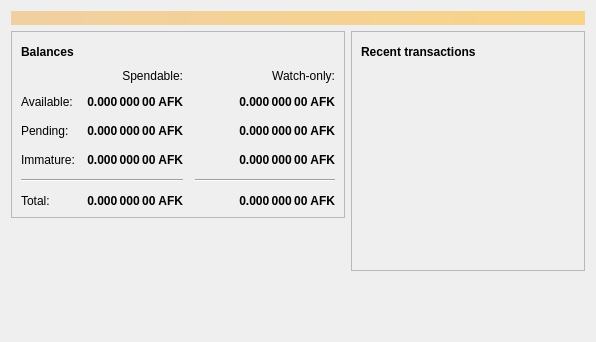
<?xml version="1.0" encoding="UTF-8"?>
<ui version="4.0">
 <class>OverviewPage</class>
 <widget class="QWidget" name="OverviewPage">
  <property name="geometry">
   <rect>
    <x>0</x>
    <y>0</y>
    <width>596</width>
    <height>342</height>
   </rect>
  </property>
  <property name="windowTitle">
   <string>Form</string>
  </property>
  <layout class="QVBoxLayout" name="topLayout">
   <item>
    <widget class="QLabel" name="labelAlerts">
     <property name="visible">
      <bool>false</bool>
     </property>
     <property name="styleSheet">
      <string notr="true">QLabel { background-color: qlineargradient(x1: 0, y1: 0, x2: 1, y2: 0, stop:0 #F0D0A0, stop:1 #F8D488); color:#000000; }</string>
     </property>
     <property name="wordWrap">
      <bool>true</bool>
     </property>
     <property name="margin">
      <number>3</number>
     </property>
     <property name="textInteractionFlags">
      <set>Qt::TextSelectableByMouse</set>
     </property>
    </widget>
   </item>
   <item>
    <layout class="QHBoxLayout" name="horizontalLayout" stretch="1,1">
     <item>
      <layout class="QVBoxLayout" name="verticalLayout_2">
       <item>
        <widget class="QFrame" name="frame">
         <property name="frameShape">
          <enum>QFrame::StyledPanel</enum>
         </property>
         <property name="frameShadow">
          <enum>QFrame::Raised</enum>
         </property>
         <layout class="QVBoxLayout" name="verticalLayout_4">
          <item>
           <layout class="QHBoxLayout" name="horizontalLayout_4">
            <item>
             <widget class="QLabel" name="label_5">
              <property name="font">
               <font>
                <weight>75</weight>
                <bold>true</bold>
               </font>
              </property>
              <property name="text">
               <string>Balances</string>
              </property>
             </widget>
            </item>
            <item>
             <widget class="QPushButton" name="labelWalletStatus">
              <property name="enabled">
               <bool>true</bool>
              </property>
              <property name="maximumSize">
               <size>
                <width>30</width>
                <height>16777215</height>
               </size>
              </property>
              <property name="toolTip">
               <string>The displayed information may be out of date. Your wallet automatically synchronizes with the Litecoin network after a connection is established, but this process has not completed yet.</string>
              </property>
              <property name="text">
               <string/>
              </property>
              <property name="icon">
               <iconset resource="../bitcoin.qrc">
                <normaloff>:/icons/warning</normaloff>
                <disabledoff>:/icons/warning</disabledoff>:/icons/warning</iconset>
              </property>
              <property name="iconSize">
               <size>
                <width>24</width>
                <height>24</height>
               </size>
              </property>
              <property name="flat">
               <bool>true</bool>
              </property>
             </widget>
            </item>
            <item>
             <spacer name="horizontalSpacer_3">
              <property name="orientation">
               <enum>Qt::Horizontal</enum>
              </property>
              <property name="sizeHint" stdset="0">
               <size>
                <width>40</width>
                <height>20</height>
               </size>
              </property>
             </spacer>
            </item>
           </layout>
          </item>
          <item>
           <layout class="QGridLayout" name="gridLayout">
            <property name="spacing">
             <number>12</number>
            </property>
            <item row="2" column="2">
             <widget class="QLabel" name="labelWatchPending">
              <property name="font">
               <font>
                <weight>75</weight>
                <bold>true</bold>
               </font>
              </property>
              <property name="cursor">
               <cursorShape>IBeamCursor</cursorShape>
              </property>
              <property name="toolTip">
               <string>Unconfirmed transactions to watch-only addresses</string>
              </property>
              <property name="text">
               <string notr="true">0.000 000 00 AFK</string>
              </property>
              <property name="alignment">
               <set>Qt::AlignRight|Qt::AlignTrailing|Qt::AlignVCenter</set>
              </property>
              <property name="textInteractionFlags">
               <set>Qt::LinksAccessibleByMouse|Qt::TextSelectableByKeyboard|Qt::TextSelectableByMouse</set>
              </property>
             </widget>
            </item>
            <item row="2" column="1">
             <widget class="QLabel" name="labelUnconfirmed">
              <property name="font">
               <font>
                <weight>75</weight>
                <bold>true</bold>
               </font>
              </property>
              <property name="cursor">
               <cursorShape>IBeamCursor</cursorShape>
              </property>
              <property name="toolTip">
               <string>Total of transactions that have yet to be confirmed, and do not yet count toward the spendable balance</string>
              </property>
              <property name="text">
               <string notr="true">0.000 000 00 AFK</string>
              </property>
              <property name="alignment">
               <set>Qt::AlignRight|Qt::AlignTrailing|Qt::AlignVCenter</set>
              </property>
              <property name="textInteractionFlags">
               <set>Qt::LinksAccessibleByMouse|Qt::TextSelectableByKeyboard|Qt::TextSelectableByMouse</set>
              </property>
             </widget>
            </item>
            <item row="3" column="2">
             <widget class="QLabel" name="labelWatchImmature">
              <property name="font">
               <font>
                <weight>75</weight>
                <bold>true</bold>
               </font>
              </property>
              <property name="cursor">
               <cursorShape>IBeamCursor</cursorShape>
              </property>
              <property name="toolTip">
               <string>Mined balance in watch-only addresses that has not yet matured</string>
              </property>
              <property name="text">
               <string notr="true">0.000 000 00 AFK</string>
              </property>
              <property name="alignment">
               <set>Qt::AlignRight|Qt::AlignTrailing|Qt::AlignVCenter</set>
              </property>
              <property name="textInteractionFlags">
               <set>Qt::LinksAccessibleByMouse|Qt::TextSelectableByKeyboard|Qt::TextSelectableByMouse</set>
              </property>
             </widget>
            </item>
            <item row="4" column="0" colspan="2">
             <widget class="Line" name="line">
              <property name="orientation">
               <enum>Qt::Horizontal</enum>
              </property>
             </widget>
            </item>
            <item row="4" column="2">
             <widget class="Line" name="lineWatchBalance">
              <property name="sizePolicy">
               <sizepolicy hsizetype="Preferred" vsizetype="Fixed">
                <horstretch>0</horstretch>
                <verstretch>0</verstretch>
               </sizepolicy>
              </property>
              <property name="minimumSize">
               <size>
                <width>140</width>
                <height>0</height>
               </size>
              </property>
              <property name="orientation">
               <enum>Qt::Horizontal</enum>
              </property>
             </widget>
            </item>
            <item row="5" column="0">
             <widget class="QLabel" name="labelTotalText">
              <property name="text">
               <string>Total:</string>
              </property>
             </widget>
            </item>
            <item row="3" column="1">
             <widget class="QLabel" name="labelImmature">
              <property name="font">
               <font>
                <weight>75</weight>
                <bold>true</bold>
               </font>
              </property>
              <property name="cursor">
               <cursorShape>IBeamCursor</cursorShape>
              </property>
              <property name="toolTip">
               <string>Mined balance that has not yet matured</string>
              </property>
              <property name="text">
               <string notr="true">0.000 000 00 AFK</string>
              </property>
              <property name="alignment">
               <set>Qt::AlignRight|Qt::AlignTrailing|Qt::AlignVCenter</set>
              </property>
              <property name="textInteractionFlags">
               <set>Qt::LinksAccessibleByMouse|Qt::TextSelectableByKeyboard|Qt::TextSelectableByMouse</set>
              </property>
             </widget>
            </item>
            <item row="2" column="3">
             <spacer name="horizontalSpacer_2">
              <property name="orientation">
               <enum>Qt::Horizontal</enum>
              </property>
              <property name="sizeHint" stdset="0">
               <size>
                <width>40</width>
                <height>20</height>
               </size>
              </property>
             </spacer>
            </item>
            <item row="3" column="0">
             <widget class="QLabel" name="labelImmatureText">
              <property name="text">
               <string>Immature:</string>
              </property>
             </widget>
            </item>
            <item row="5" column="1">
             <widget class="QLabel" name="labelTotal">
              <property name="font">
               <font>
                <weight>75</weight>
                <bold>true</bold>
               </font>
              </property>
              <property name="cursor">
               <cursorShape>IBeamCursor</cursorShape>
              </property>
              <property name="toolTip">
               <string>Your current total balance</string>
              </property>
              <property name="text">
               <string notr="true">0.000 000 00 AFK</string>
              </property>
              <property name="alignment">
               <set>Qt::AlignRight|Qt::AlignTrailing|Qt::AlignVCenter</set>
              </property>
              <property name="textInteractionFlags">
               <set>Qt::LinksAccessibleByMouse|Qt::TextSelectableByKeyboard|Qt::TextSelectableByMouse</set>
              </property>
             </widget>
            </item>
            <item row="5" column="2">
             <widget class="QLabel" name="labelWatchTotal">
              <property name="font">
               <font>
                <weight>75</weight>
                <bold>true</bold>
               </font>
              </property>
              <property name="cursor">
               <cursorShape>IBeamCursor</cursorShape>
              </property>
              <property name="toolTip">
               <string>Current total balance in watch-only addresses</string>
              </property>
              <property name="text">
               <string notr="true">0.000 000 00 AFK</string>
              </property>
              <property name="alignment">
               <set>Qt::AlignRight|Qt::AlignTrailing|Qt::AlignVCenter</set>
              </property>
              <property name="textInteractionFlags">
               <set>Qt::LinksAccessibleByMouse|Qt::TextSelectableByKeyboard|Qt::TextSelectableByMouse</set>
              </property>
             </widget>
            </item>
            <item row="0" column="2">
             <widget class="QLabel" name="labelWatchonly">
              <property name="text">
               <string>Watch-only:</string>
              </property>
              <property name="alignment">
               <set>Qt::AlignRight|Qt::AlignTrailing|Qt::AlignVCenter</set>
              </property>
             </widget>
            </item>
            <item row="1" column="0">
             <widget class="QLabel" name="labelBalanceText">
              <property name="text">
               <string>Available:</string>
              </property>
             </widget>
            </item>
            <item row="1" column="1">
             <widget class="QLabel" name="labelBalance">
              <property name="font">
               <font>
                <weight>75</weight>
                <bold>true</bold>
               </font>
              </property>
              <property name="cursor">
               <cursorShape>IBeamCursor</cursorShape>
              </property>
              <property name="toolTip">
               <string>Your current spendable balance</string>
              </property>
              <property name="text">
               <string notr="true">0.000 000 00 AFK</string>
              </property>
              <property name="alignment">
               <set>Qt::AlignRight|Qt::AlignTrailing|Qt::AlignVCenter</set>
              </property>
              <property name="textInteractionFlags">
               <set>Qt::LinksAccessibleByMouse|Qt::TextSelectableByKeyboard|Qt::TextSelectableByMouse</set>
              </property>
             </widget>
            </item>
            <item row="1" column="2">
             <widget class="QLabel" name="labelWatchAvailable">
              <property name="font">
               <font>
                <weight>75</weight>
                <bold>true</bold>
               </font>
              </property>
              <property name="cursor">
               <cursorShape>IBeamCursor</cursorShape>
              </property>
              <property name="toolTip">
               <string>Your current balance in watch-only addresses</string>
              </property>
              <property name="text">
               <string notr="true">0.000 000 00 AFK</string>
              </property>
              <property name="alignment">
               <set>Qt::AlignRight|Qt::AlignTrailing|Qt::AlignVCenter</set>
              </property>
              <property name="textInteractionFlags">
               <set>Qt::LinksAccessibleByMouse|Qt::TextSelectableByKeyboard|Qt::TextSelectableByMouse</set>
              </property>
             </widget>
            </item>
            <item row="2" column="0">
             <widget class="QLabel" name="labelPendingText">
              <property name="text">
               <string>Pending:</string>
              </property>
             </widget>
            </item>
            <item row="0" column="1">
             <widget class="QLabel" name="labelSpendable">
              <property name="text">
               <string>Spendable:</string>
              </property>
              <property name="alignment">
               <set>Qt::AlignRight|Qt::AlignTrailing|Qt::AlignVCenter</set>
              </property>
             </widget>
            </item>
           </layout>
          </item>
         </layout>
        </widget>
       </item>
       <item>
        <spacer name="verticalSpacer">
         <property name="orientation">
          <enum>Qt::Vertical</enum>
         </property>
         <property name="sizeHint" stdset="0">
          <size>
           <width>20</width>
           <height>40</height>
          </size>
         </property>
        </spacer>
       </item>
      </layout>
     </item>
     <item>
      <layout class="QVBoxLayout" name="verticalLayout_3">
       <item>
        <widget class="QFrame" name="frame_2">
         <property name="frameShape">
          <enum>QFrame::StyledPanel</enum>
         </property>
         <property name="frameShadow">
          <enum>QFrame::Raised</enum>
         </property>
         <layout class="QVBoxLayout" name="verticalLayout">
          <item>
           <layout class="QHBoxLayout" name="horizontalLayout_2">
            <item>
             <widget class="QLabel" name="label_4">
              <property name="font">
               <font>
                <weight>75</weight>
                <bold>true</bold>
               </font>
              </property>
              <property name="text">
               <string>Recent transactions</string>
              </property>
             </widget>
            </item>
            <item>
             <widget class="QPushButton" name="labelTransactionsStatus">
              <property name="enabled">
               <bool>true</bool>
              </property>
              <property name="maximumSize">
               <size>
                <width>30</width>
                <height>16777215</height>
               </size>
              </property>
              <property name="toolTip">
               <string>The displayed information may be out of date. Your wallet automatically synchronizes with the Litecoin network after a connection is established, but this process has not completed yet.</string>
              </property>
              <property name="text">
               <string/>
              </property>
              <property name="icon">
               <iconset resource="../bitcoin.qrc">
                <normaloff>:/icons/warning</normaloff>
                <disabledoff>:/icons/warning</disabledoff>:/icons/warning</iconset>
              </property>
              <property name="iconSize">
               <size>
                <width>24</width>
                <height>24</height>
               </size>
              </property>
              <property name="flat">
               <bool>true</bool>
              </property>
             </widget>
            </item>
            <item>
             <spacer name="horizontalSpacer">
              <property name="orientation">
               <enum>Qt::Horizontal</enum>
              </property>
              <property name="sizeHint" stdset="0">
               <size>
                <width>40</width>
                <height>20</height>
               </size>
              </property>
             </spacer>
            </item>
           </layout>
          </item>
          <item>
           <widget class="QListView" name="listTransactions">
            <property name="styleSheet">
             <string notr="true">QListView { background: transparent; }</string>
            </property>
            <property name="frameShape">
             <enum>QFrame::NoFrame</enum>
            </property>
            <property name="verticalScrollBarPolicy">
             <enum>Qt::ScrollBarAlwaysOff</enum>
            </property>
            <property name="horizontalScrollBarPolicy">
             <enum>Qt::ScrollBarAlwaysOff</enum>
            </property>
            <property name="selectionMode">
             <enum>QAbstractItemView::NoSelection</enum>
            </property>
           </widget>
          </item>
         </layout>
        </widget>
       </item>
       <item>
        <spacer name="verticalSpacer_2">
         <property name="orientation">
          <enum>Qt::Vertical</enum>
         </property>
         <property name="sizeHint" stdset="0">
          <size>
           <width>20</width>
           <height>40</height>
          </size>
         </property>
        </spacer>
       </item>
      </layout>
     </item>
    </layout>
   </item>
  </layout>
 </widget>
 <resources/>
 <connections/>
</ui>
